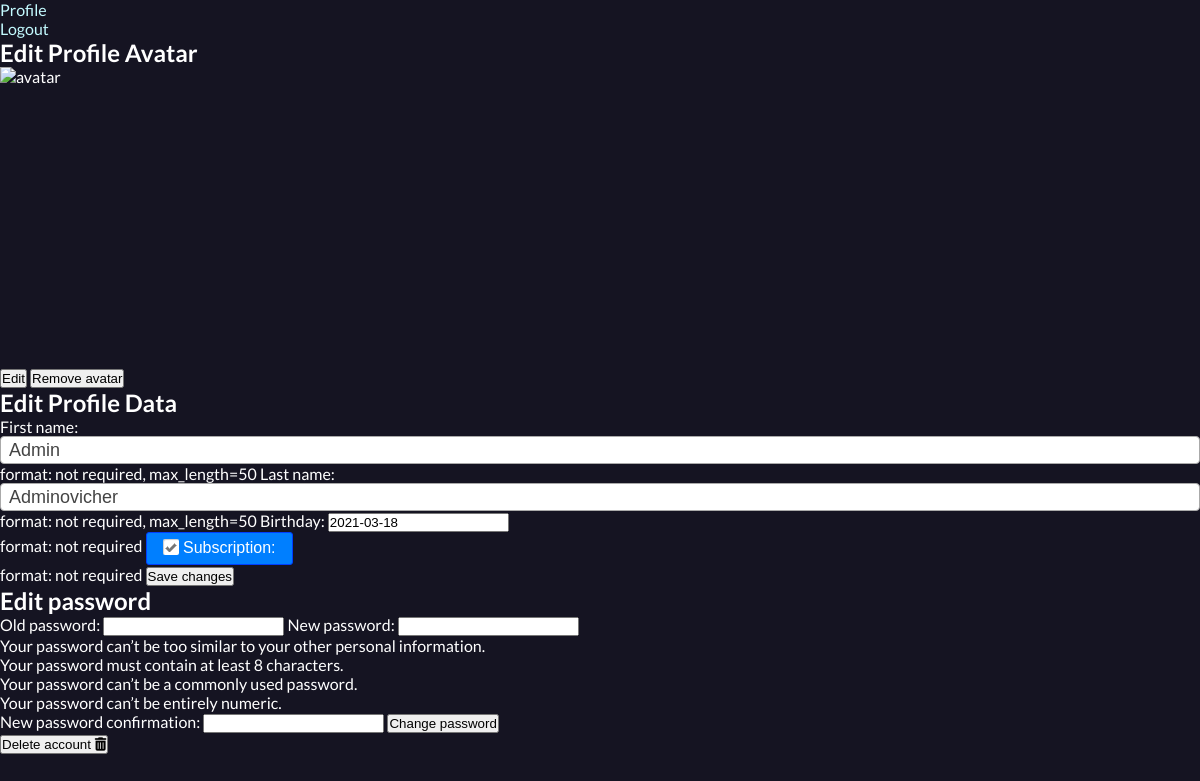
The page /profiles/admin/edit/ (signed in) on the database its author committed.
### profiles/models.py (models this page shows, shortened)
class Profile(models.Model):
    user = models.OneToOneField(
        User,
        on_delete=models.CASCADE,
        related_name='profile',
        verbose_name='User',
        help_text=(
            'format: required, unique=True'
        )
    )
    first_name = models.CharField(
        max_length=50,
        blank=True,
        null=True,
        verbose_name='First name',
        help_text=(
            'format: not required, max_length=50'
        )
    )
    last_name = models.CharField(
        max_length=50,
        blank=True,
        null=True,
        verbose_name='Last name',
        help_text=(
            'format: not required, max_length=50'
        )
    )
    birthday = models.DateField(
        blank=True,
        null=True,
        verbose_name='Birthday',
        help_text=(
            'format: not required'
        )
    )
    avatar = CloudinaryField(
        'avatar',
        folder='avatars',
        blank=True,
        null=True,
    )
    subscription = models.BooleanField(
        default=False,
        verbose_name='Subscription',
        help_text=(
            'format: not required'
        )
    )
    role = models.ForeignKey(
        Role,
        on_delete=models.SET_NULL,
        null=True,
        default=1,
        verbose_name='Role',
        help_text=(
            'format: not required'
        )
    )
    created_at = models.DateTimeField(
        auto_now_add=True,
        verbose_name='Created at',
    )
    updated_at = models.DateTimeField(
        auto_now=True,
        verbose_name='Updated at',
    )

### profiles/views.py (the view, shortened to what this page needs)
class EditUserProfileView(View):
    def get(self, request, *args, **kwargs):
        if request.user.is_authenticated:
            profile_form = ProfileForm(instance=request.user.profile)
            password_form = PasswordChangeForm(user=request.user)
            password_form.fields['old_password'].widget.attrs['autofocus'] = False
            context = {
                'profile_form': profile_form,
                'password_form': password_form
            }
            return render(
                request,
                'profiles/edit_profile.html',
                context
            )
        else:
            return render(
                request,
                'account/login.html'
            )

### profiles/forms.py
class ProfileForm(forms.ModelForm):
    class Meta:
        model = Profile
        fields = ['first_name', 'last_name', 'birthday', 'subscription']
        widgets = {
            'first_name': forms.TextInput(
                attrs={
                    'class': 'form-control',
                    'title': 'max_length=50',
                    'placeholder': 'First name',
                }
            ),
            'last_name': forms.TextInput(
                attrs={
                    'class': 'form-control',
                    'title': 'max_length=50',
                    'placeholder': 'Last name',
                }
            ),
            'birthday': forms.DateInput(
                attrs={
                    'class': 'form-control',
                    'title': 'YYYY-MM-DD',
                    'placeholder': 'Birthday',
                }
            ),
            'subscription': forms.CheckboxInput(
                attrs={'class': 'form-check-input'}
            )
        }

### profiles/templates/profiles/edit_profile.html (shortened to what this page needs)
{% extends 'base.html' %}
{% load static %}
{% block extra_css %}
  <link href="https://cdn.jsdelivr.net/npm/select2@4.1.0-rc.0/dist/css/select2.min.css" rel="stylesheet" />
{% endblock %}
{% block content %}
  <div>
    <div class="avatar__edit--form">
      <h2 class="avatar__edit--title">Edit Profile Avatar</h2>
      <div class="">
        {% if user.profile.avatar %}
          <img src="{{ user.profile.avatar.url }}" alt="avatar" class="avatar">
        {% else %}
          <img src="{% static 'images/default_avatar.svg' %}" alt="avatar" class="avatar">
        {% endif %}
        <div class="avatar-buttons">
          <button class="" id="edit-avatar-btn">Edit</button>
          <button class="" id="reset-avatar-btn">Remove avatar</button>
        </div>
      </div>
      <div class="">
        <form class="profile__edit--form" method="POST">
          <h2 class="profile__edit--title">Edit Profile Data</h2>
          {{ profile_form }}
          <button class="save-form profile-bio-edit-btn" id="profile-save-btn">Save changes</button>
        </form>
        <form class="profile__password--form">
          <h2 class="profile__password--title">Edit password</h2>
          {{ password_form }}
          <button class="save-form password-form-btn" id="save-password-btn">Change password</button>
        </form>
      </div>
      <div class="profile__delete--form">
        <button class="btn__delete" id="btn-delete-profile">
          Delete account <i class="fas fa-trash-alt"></i>
        </button>
      </div>
    </div>
  </div>
{% endblock %}

### static/css/base.css (style rules this page uses)
:root { --clr-bg--100: #1100ff; --clr-bg--300: #050048; --clr-bg--500: #06032e; --clr-bg--700: #3d2f6d91; --clr-bg--800: #28253291; --clr-bg--900: #151422; --clr-accent--300: #c3faff; --clr-accent--500: #95f2fa; --clr-accent--700: #22e0f0; --clr-accent--800: #45baff; --clr-accent--900: #7119f9; --clr-text--100: #ffffff; --clr-text--300: #898989; --clr-text--500: #363636; --clr-text--900: #191919; --clr-btn--700: #2d698c; --clr-btn--800: #666666; --clr-btn--900: #42286a; --fs: calc(60% + 0.8vmin); --ff-primary: 'Lato', sans-serif; --br: 0.5em; --br-buttons: 0.2em; }
*, *::before, *::after { margin: 0; padding: 0; box-sizing: border-box; }
html { scroll-behavior: smooth; font-size: var(--fs); font-family: var(--ff-primary); background-color: var(--clr-bg--900); color: var(--clr-text--100); }
body, h1, h2, p { margin: 0; padding: 0; }
ul { list-style: none; margin: 0; padding: 0; }
ul li { margin-left: 0; padding-left: 0; cursor: pointer; }
img { display: block; width: 100%; object-fit: contain; }
img { width: 300px; height: 300px; }
#id_first_name, #id_last_name, #id_country, #id_county_region, #id_address_line, #id_city, #id_bio { width: 100% !important; height: 28px; line-height: 28px; padding-left: 8px; color: #444; font-size: large; line-height: 1.5em; border-radius: 4px; border: 1px solid #aaa !important; }
#id_first_name, #id_last_name, #id_bio { width: 100%; }

### rows shown on the page
Profile: first_name "Admin", last_name "Adminovicher", birthday "2021-03-18"
